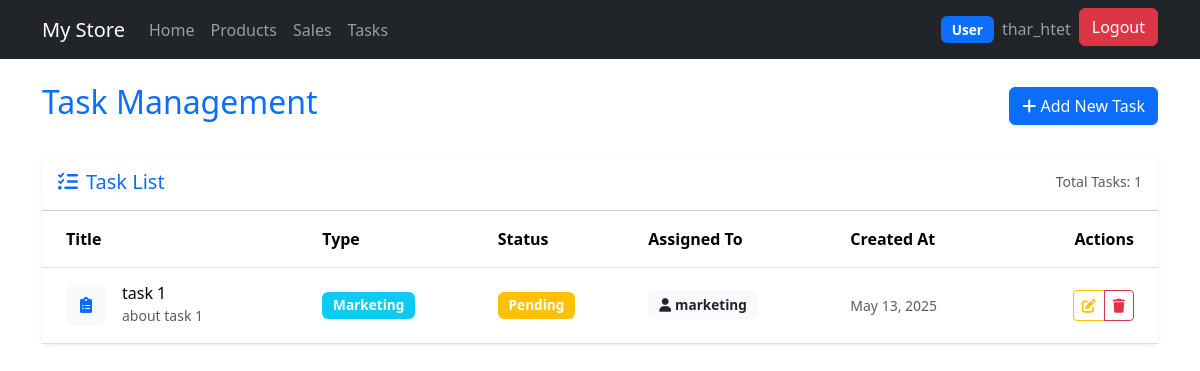
Page /tasks/ (signed in) on the committed database.
### core/models.py (models this page shows, shortened)
class Task(models.Model):
    title = models.CharField(max_length=200)
    description = models.TextField(blank=True)
    task_type = models.CharField(max_length=200, choices=TASK_TYPE_CHOICES, default='Sales')
    task_status = models.CharField(max_length=200, choices=TASK_STATUS_CHOICES, default='Pending')
    assigned_to = models.ForeignKey(User, on_delete=models.CASCADE, related_name='assigned_tasks')
    assigned_by = models.ForeignKey(User, on_delete=models.CASCADE, related_name='created_tasks')
    created_at = models.DateTimeField(auto_now_add=True)
    class Meta:
        ordering = ['-created_at']

### core/views.py (the view)
# urls.py: path('tasks/', views.task_view, name='tasks'),
@permission_required('core.view_task', raise_exception=True)
def task_view(request):
    try:
        if request.user.is_superuser:
            tasks = Task.objects.select_related('assigned_to').all()
        else:
            tasks = Task.objects.select_related('assigned_to').filter(assigned_to=request.user)
        return render(request, 'core/tasks.html', {'tasks': tasks})
    except Exception as e:
        return render(request, 'core/tasks.html', {'tasks': [], 'error': f"An error occurred: {str(e)}"})

### core/templates/core/tasks.html (shortened to what this page needs)
{% extends 'core/main.html' %}
{% block content %}
<div class="container mt-4">
    <div class="d-flex justify-content-between align-items-center mb-4">
        <h1 class="h2 text-primary">Task Management</h1>
        <a href="#" class="btn btn-primary">
            <i class="fas fa-plus"></i> Add New Task
        </a>
    </div>
    <div class="card shadow-sm border-0">
        <div class="card-header bg-white py-3">
            <div class="d-flex justify-content-between align-items-center">
                <h5 class="card-title mb-0 text-primary">
                    <i class="fas fa-tasks me-2"></i>Task List
                </h5>
                <div class="text-muted small">
                    Total Tasks: {{ tasks|length }}
                </div>
            </div>
        </div>
        <div class="card-body p-0">
            <div class="table-responsive">
                <table class="table table-hover align-middle mb-0">
                    <thead class="bg-light">
                        <tr>
                            <th class="ps-4">Title</th>
                            <th>Type</th>
                            <th>Status</th>
                            <th>Assigned To</th>
                            <th>Created At</th>
                            <th class="text-end pe-4">Actions</th>
                        </tr>
                    </thead>
                    <tbody>
                        {% for task in tasks %}
                        <tr>
                            <td class="ps-4">
                                <div class="d-flex align-items-center">
                                    <div class="task-icon me-3">
                                        <i class="fas fa-clipboard-list text-primary"></i>
                                    </div>
                                    <div>
                                        <h6 class="mb-0">{{ task.title }}</h6>
                                        <small class="text-muted">{{ task.description|truncatechars:50 }}</small>
                                    </div>
                                </div>
                            </td>
                            <td>
                                <span class="badge bg-info">{{ task.task_type }}</span>
                            </td>
                            <td>
                                {% if task.task_status == 'Pending' %}
                                    <span class="badge bg-warning">Pending</span>
                                {% elif task.task_status == 'In Progress' %}
                                    <span class="badge bg-primary">In Progress</span>
                                {% elif task.task_status == 'Completed' %}
                                    <span class="badge bg-success">Completed</span>
                                {% else %}
                                    <span class="badge bg-secondary">{{ task.task_status }}</span>
                                {% endif %}
                            </td>
                            <td>
                                <span class="badge bg-light text-dark">
                                    <i class="fas fa-user me-1"></i>{{ task.assigned_to.username }}
                                </span>
                            </td>
                            <td>
                                <small class="text-muted">{{ task.created_at|date:"M d, Y" }}</small>
                            </td>
                            <td class="text-end pe-4">
                                <div class="btn-group">
                                    <a href="#" class="btn btn-sm btn-outline-warning" title="Edit">
                                        <i class="fas fa-edit"></i>
                                    </a>
                                    <a href="#" class="btn btn-sm btn-outline-danger" title="Delete"
                                       onclick="return confirm('Are you sure you want to delete this task?')">
                                        <i class="fas fa-trash"></i>
                                    </a>
                                </div>
                            </td>
                        </tr>
                        {% endfor %}
                    </tbody>
                </table>
            </div>
        </div>
    </div>
</div>
{% endblock %}

### core/templates/core/navbar.html (shortened to what this page needs)
<nav class="navbar navbar-expand-lg navbar-dark bg-dark">
  <div class="container">
    <a class="navbar-brand" href="{% url 'home' %}">My Store</a>
    {% if request.user.is_authenticated %}
    <div class="collapse navbar-collapse" id="navbarNav">
      <ul class="navbar-nav">
        <li class="nav-item">
          <a class="nav-link" href="{% url 'home' %}">Home</a>
        </li>
        <li class="nav-item">
          <a class="nav-link" href="{% url 'products' %}">Products</a>
        </li>
        <li class="nav-item">
          <a class="nav-link" href="{% url 'sales' %}">Sales</a>
        </li>
        <li class="nav-item">
          <a class="nav-link" href="{% url 'tasks' %}">Tasks</a>
        </li>
      </ul>
    </div>
    {% endif %}
    <div class="navbar-nav ms-auto">
      {% if request.user.is_authenticated %}
        <li class="nav-item">
          <a class="nav-link" href="">
            <span class="badge bg-primary me-1">{{ request.user.groups.first.name|default:"User" }}</span>
            {{ request.user.username }}
          </a>
        </li>
        <li class="nav-item">
          <a class="btn btn-danger" href="{% url 'logout' %}">Logout</a>
        </li>
      {% else %}
        <li class="nav-item">
          <a class="btn btn-primary" href="{% url 'login' %}">Login</a>
        </li>
      {% endif %}
    </div>
  </div>
</nav>

### core/templates/core/tasks.html (style rules this page uses)
.task-icon { width: 40px; height: 40px; display: flex; align-items: center; justify-content: center; background-color: #f8f9fa; border-radius: 8px; }
.badge { font-size: 0.85em; padding: 0.5em 0.8em; }
.table > :not(caption) > * > * { padding: 1rem 0.5rem; }
.btn-group .btn { padding: 0.25rem 0.5rem; }

### rows in the picture
Task: title "task 1", description "about task 1", task_type "Marketing", task_status "Pending", assigned_to.username "marketing", created_at "May 13, 2025"

### other values in the picture
{{ request.user.groups.first.name|default:"User" }} "User"
{{ request.user.username }} "thar_htet"
{{ tasks|length }} "1"
